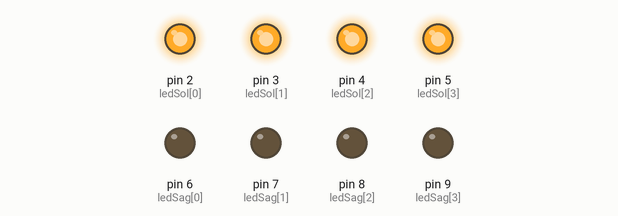
Simulated run of this sketch. Board: Arduino Uno, built with avr-gcc and run on an emulated ATmega328P. Shown: output pins drawn as LEDs (lit = HIGH).

Above: at 36.1 s.
Timing chart, 0 to 36.4 s (numbered marks = the images above):
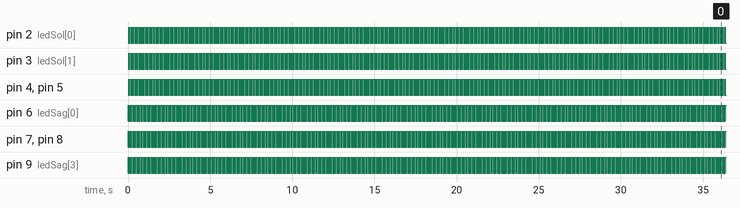

The sketch:

polis.ino
```cpp
int ledSag[] = {6, 7, 8, 9};  //6 ile 9 arasındaki pinler sağ ledler olarak belirleniyor
int ledSol[] = {2, 3, 4, 5};  //2 ile 5 arasındaki pinler sol ledler olarak belirleniyor
int i;    //for döngüleri için sayaç değişkeni
volatile byte durum = HIGH;   //LED'lerin durumlarını tutmak için kullanılan değişken
void setup() {
  for(i = 0; i < 4; i++) {
    //Sağ ve sol ledlerin bağlı olduğu pinler çıkış pini olarak ayarlanıyor
    pinMode(ledSag[i], OUTPUT);
    pinMode(ledSol[i], OUTPUT);
  }
}
void loop() {
  for(i = 0; i < 4; i++) {
    //durum değişkenine göre sağ ve sol taraftaki ledlerin birbirinin zıttı olmasını sağlar.
    digitalWrite(ledSag[i], durum);
    digitalWrite(ledSol[i], !durum);
  }
  delay(40);
  durum = !durum;   //durum'u tam tersine çevir.
}
```

Measured:
- by itself, pin 2 (ledSol[0]), pin 3 (ledSol[1]), pin 4 (ledSol[2]), pin 5 (ledSol[3]), pin 6 (ledSag[0]), pin 7 (ledSag[1]), pin 8 (ledSag[2]), pin 9 (ledSag[3]): alternates HIGH for 0.04 s and LOW for 0.04 s
